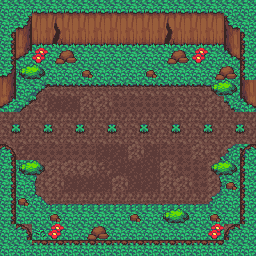

A level layout from a 2D game, rendered from its tile map. Below: a short description, then the map file with its tile-grid data intact:
An orthogonal 16x16 tile map with 16x16 px tiles, 4 tile layers (Base, Detalhes do Chão, TemplateParedes, Paredes) and 26 objects (26x Wall).

<map version="1.5" tiledversion="1.6.0" orientation="orthogonal" renderorder="right-down" width="16" height="16" tilewidth="16" tileheight="16" infinite="0" nextlayerid="7" nextobjectid="41">
 <tileset firstgid="1" source="texture/Jungle_Tileset.tsx" />
 <layer id="1" name="Base" width="16" height="16">
  <data encoding="csv">
46,46,46,46,46,46,46,46,46,46,46,46,46,46,46,46,
46,46,46,46,46,46,46,46,46,46,46,46,46,46,46,46,
46,46,46,46,46,46,46,46,46,46,46,46,46,46,46,46,
46,46,24,24,24,24,24,24,24,24,24,24,24,24,46,46,
46,24,24,24,24,24,24,24,24,24,24,24,24,24,24,46,
46,24,39,40,40,40,40,40,40,40,40,40,40,41,24,46,
38,39,65,46,46,46,46,46,46,46,46,46,46,46,41,46,
46,46,46,46,46,46,46,46,46,46,46,46,46,46,46,46,
46,46,46,46,46,46,46,46,46,46,46,46,46,46,46,46,
46,46,46,46,46,46,46,46,46,46,46,46,46,42,85,40,
46,24,61,46,46,46,46,46,46,46,46,46,46,63,24,24,
24,24,61,46,46,46,46,46,46,46,46,46,46,63,24,24,
24,24,83,84,84,84,84,84,84,84,84,84,84,85,24,46,
46,24,24,24,24,24,24,24,24,24,24,24,24,24,24,46,
46,46,24,24,24,24,24,24,24,24,24,24,24,24,46,46,
46,46,46,46,46,46,24,24,24,24,24,24,24,46,46,46
</data>
 </layer>
 <layer id="2" name="Detalhes do Chão" width="16" height="16">
  <data encoding="csv">
0,0,0,0,0,0,0,0,0,0,0,0,0,0,0,0,
0,0,0,0,0,0,0,0,0,0,0,0,0,0,0,0,
0,0,0,0,0,0,0,0,0,0,0,0,0,0,0,0,
0,0,72,137,138,0,0,0,0,0,137,138,72,0,0,0,
0,422,423,0,0,135,0,0,0,135,0,0,0,137,138,0,
0,0,0,0,0,0,0,0,0,0,0,0,0,422,423,0,
0,0,0,50,50,0,0,49,49,49,49,47,47,0,0,0,
42,43,42,43,42,43,42,43,42,43,42,43,42,43,42,43,
64,65,64,65,64,65,64,65,64,65,64,65,64,65,64,65,
0,48,49,49,49,49,50,50,0,50,49,49,0,0,0,0,
0,422,423,0,0,0,48,50,50,50,0,49,49,422,423,0,
0,0,0,0,50,50,50,0,50,50,0,0,49,0,135,0,
0,135,0,0,0,0,0,0,0,0,0,0,0,0,0,0,
0,0,0,135,0,0,0,0,135,0,422,423,0,135,0,0,
0,0,75,72,0,137,138,0,0,0,0,0,0,72,0,0,
0,0,0,0,0,0,0,0,0,0,0,0,0,0,0,0
</data>
 </layer>
 <layer id="3" name="TemplateParedes" width="16" height="16" locked="1">
  <data encoding="csv">
24,24,223,223,223,223,224,61,63,222,223,223,223,223,24,24,
24,224,245,245,245,245,246,61,63,244,245,245,245,245,222,24,
202,246,267,267,267,267,268,61,63,266,267,267,267,267,244,200,
202,268,0,0,0,0,0,0,0,0,0,0,0,0,266,200,
224,0,0,0,0,0,0,0,0,0,0,0,0,0,0,222,
246,0,0,0,0,0,0,0,0,0,0,0,0,0,0,244,
268,0,0,0,0,0,0,0,0,0,0,0,0,0,0,266,
0,0,0,0,0,0,0,0,0,0,0,0,0,0,0,0,
0,0,0,0,0,0,0,0,0,0,0,0,0,0,0,0,
180,0,0,0,0,0,0,0,0,0,0,0,0,0,0,178,
202,0,0,0,0,0,0,0,0,0,0,0,0,0,0,200,
202,0,0,0,0,0,0,0,0,0,0,0,0,0,0,200,
202,0,0,0,0,0,0,0,0,0,0,0,0,0,0,200,
202,0,0,0,0,0,0,0,0,0,0,0,0,0,0,200,
24,180,0,0,0,0,0,0,0,0,0,0,0,0,178,24,
24,24,179,179,179,179,180,0,0,178,179,179,179,179,24,24
</data>
 </layer>
 <layer id="5" name="Paredes" width="16" height="16" locked="1">
  <data encoding="csv">
0,0,0,0,0,0,223,223,223,223,0,0,0,0,0,0,
0,0,0,288,0,0,245,245,245,245,288,0,0,0,0,0,
0,0,0,310,0,0,267,267,267,267,310,0,0,0,0,0,
0,0,0,0,0,0,0,0,0,0,0,0,0,0,0,0,
0,0,0,0,0,0,0,0,0,0,0,0,0,0,0,200,
0,0,0,0,0,0,0,0,0,0,0,0,0,0,0,0,
0,0,0,0,0,0,0,0,0,0,0,0,0,0,0,0,
0,0,0,0,0,0,0,0,0,0,0,0,0,0,0,0,
0,0,0,0,0,0,0,0,0,0,0,0,0,0,0,0,
0,0,0,0,0,0,0,0,0,0,0,0,0,0,0,0,
0,0,0,0,0,0,0,0,0,0,0,0,0,0,0,0,
0,0,0,0,0,0,0,0,0,0,0,0,0,0,0,0,
0,0,0,0,0,0,0,0,0,0,0,0,0,0,0,0,
0,0,0,0,0,0,0,0,0,0,0,0,0,0,0,0,
0,0,0,0,0,0,0,0,0,0,0,0,0,0,0,0,
0,0,0,0,0,0,179,179,179,179,0,0,0,0,0,0
</data>
 </layer>
 <objectgroup id="6" name="Obstacles" locked="1">
  <object id="2" name="Wall" x="0" y="0" width="256" height="28" />
  <object id="3" name="Wall" x="0" y="244" width="256" height="12" />
  <object id="10" name="Wall" x="0" y="152" width="12" height="92" />
  <object id="11" name="Wall" x="228" y="228" width="16" height="16" />
  <object id="12" name="Wall" x="0" y="28" width="12" height="68" />
  <object id="13" name="Wall" x="244" y="28" width="12" height="68" />
  <object id="14" name="Wall" x="12" y="228" width="16" height="16" />
  <object id="15" name="Wall" x="12" y="28" width="20" height="16" />
  <object id="16" name="Wall" x="224" y="28" width="20" height="16" />
  <object id="24" name="Wall" x="244" y="152" width="12" height="92" />
  <object id="25" name="Wall" x="56" y="52" width="20" height="4" />
  <object id="26" name="Wall" x="168" y="52" width="20" height="4" />
  <object id="27" name="Wall" x="216" y="68" width="20" height="4" />
  <object id="28" name="Wall" x="88" y="228" width="20" height="4" />
  <object id="29" name="Wall" x="20" y="200" width="4" height="4" />
  <object id="30" name="Wall" x="52" y="216" width="4" height="4" />
  <object id="31" name="Wall" x="132" y="216" width="4" height="4" />
  <object id="32" name="Wall" x="212" y="216" width="4" height="4" />
  <object id="33" name="Wall" x="228" y="184" width="4" height="4" />
  <object id="34" name="Wall" x="148" y="72" width="4" height="4" />
  <object id="35" name="Wall" x="84" y="72" width="4" height="4" />
  <object id="36" name="Wall" x="168" y="212" width="20" height="4" />
  <object id="37" name="Wall" x="216" y="164" width="20" height="4" />
  <object id="38" name="Wall" x="20" y="164" width="20" height="4" />
  <object id="39" name="Wall" x="20" y="68" width="20" height="4" />
  <object id="40" name="Wall" x="212" y="84" width="20" height="4" />
 </objectgroup>
</map>
